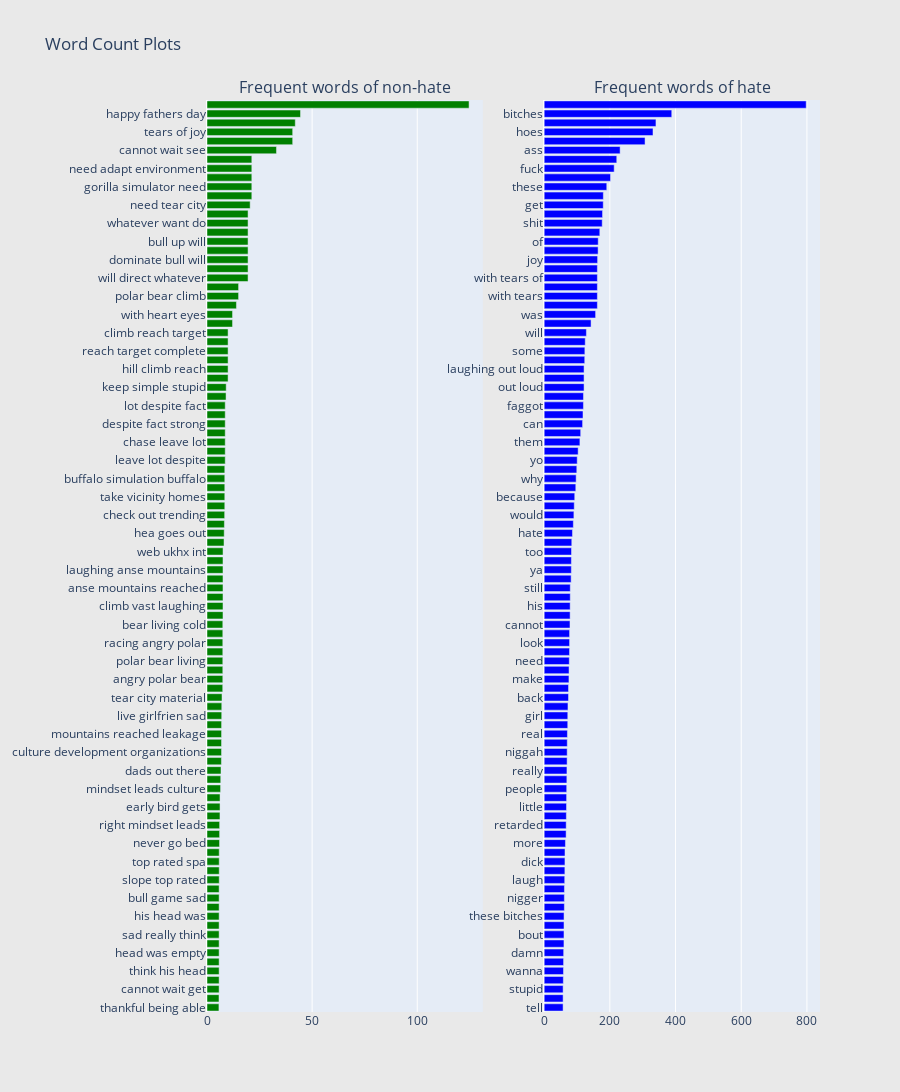

The cell this chart's notebook holds for it:
### Code cell
#only 3
fig = subplots.make_subplots(rows=1, cols=2, vertical_spacing=0.04,
                          subplot_titles=["Frequent words of non-hate", 
                                          "Frequent words of hate"])
fig.append_trace(trace0, 1, 1)
fig.append_trace(trace1, 1, 2)
fig['layout'].update(height=1200, width=900, paper_bgcolor='rgb(233,233,233)', title="Word Count Plots")
py.iplot(fig, filename='word-plots')

### Figure 1 — Plotly figure (JSON) as saved in the notebook; plotly's stock layout.template omitted (floating-point values rounded to 4 significant figures)
{"data": [{"marker": {"color": "green"}, "orientation": "h", "showlegend": false, "type": "bar", "x": [5.675, 5.701, 5.76, 5.77, 5.77, 5.77, 5.77, 5.77, 5.77, 5.77, 5.77, 5.77, 5.77, 5.77, 5.818, 5.818, 5.818, 5.818, 5.962, 6, 6.012, 6.166, 6.199, 6.199, 6.464, 6.54, 6.657, 6.852, 6.909, 6.909, 6.923, 6.941, 7, 7.022, 7.137, 7.479, 7.512, 7.512, 7.512, 7.512, 7.512, 7.512, 7.512, 7.603, 7.603, 7.603, 7.603, 7.603, 7.603, 7.603, 7.628, 8.095, 8.186, 8.276, 8.402, 8.459, 8.459, 8.459, 8.459, 8.459, 8.668, 8.668, 8.668, 8.668, 8.668, 8.668, 8.668, 9.062, 9.128, 10.03, 10.03, 10.03, 10.03, 10.03, 10.03, 12.14, 12.14, 14, 15.02, 15.02, 19.53, 19.53, 19.53, 19.53, 19.53, 19.53, 19.53, 19.53, 20.52, 21.32, 21.32, 21.32, 21.32, 21.32, 33.04, 40.75, 40.75, 41.98, 44.48, 124.6], "xaxis": "x", "y": ["thankful being able", "yes yes yes", "cannot wait get", "attack bull game", "think his head", "game sad really", "head was empty", "around city each", "sad really think", "was empty around", "his head was", "empty around city", "bull game sad", "really think his", "slope top rated", "best asian massage", "top rated spa", "park slope top", "never go bed", "bihday sexy girl", "right mindset leads", "national best friend", "early bird gets", "bird gets worm", "mindset leads culture", "homes do way", "dads out there", "living cold places", "culture development organizations", "leads culture development", "mountains reached leakage", "looking forward seeing", "live girlfrien sad", "cannot wait watch", "tear city material", "happy th bihday", "angry polar bear", "climb racing angry", "polar bear living", "racing polar bear", "racing angry polar", "climb racing polar", "bear living cold", "rooster simulation want", "climb vast laughing", "vast laughing anse", "anse mountains reached", "want climb vast", "laughing anse mountains", "simulation want climb", "web ukhx int", "time next week", "hea goes out", "task survive strong", "check out trending", "simulation buffalo take", "take vicinity homes", "vicinity homes do", "buffalo simulation buffalo", "buffalo take vicinity", "leave lot despite", "fact strong source", "chase leave lot", "attack bull chase", "despite fact strong", "bull chase leave", "lot despite fact", "fathers day fathersday", "keep simple stupid", "target complete task", "hill climb reach", "bull hill climb", "reach target complete", "complete task survive", "climb reach target", "smiling with heart", "with heart eyes", "couple having sex", "polar bear climb", "bear climb racing", "will direct whatever", "will dominate bull", "dominate bull will", "bull will direct", "bull up will", "direct whatever want", "whatever want do", "up will dominate", "need tear city", "environment need tear", "gorilla simulator need", "adapt environment need", "need adapt environment", "simulator need adapt", "cannot wait see", "with tears of", "tears of joy", "gbp get here", "happy fathers day", "laughing out loud"], "yaxis": "y"}, {"marker": {"color": "blue"}, "orientation": "h", "showlegend": false, "type": "bar", "x": [57.62, 57.68, 57.71, 58.44, 58.85, 59.16, 59.43, 60.33, 60.41, 60.5, 60.55, 61.54, 61.57, 61.79, 62.64, 63.1, 63.34, 63.5, 64.82, 66.88, 67.09, 67.63, 68.11, 68.39, 68.68, 69.13, 69.4, 69.93, 70.11, 70.43, 70.89, 71.87, 71.96, 72.55, 74.18, 74.24, 75.5, 75.86, 76.55, 77.29, 77.42, 77.45, 78.67, 79.06, 79.18, 79.47, 79.52, 82.17, 82.79, 82.9, 83.28, 84.11, 86.22, 88.91, 90.57, 91.65, 93.14, 96.34, 97.42, 99.41, 100.7, 103.5, 108.9, 111.3, 117.0, 118.3, 119.7, 119.7, 121.5, 121.5, 121.5, 123.6, 124.0, 125.1, 128.6, 142.8, 156.6, 162.1, 162.1, 162.1, 162.1, 162.1, 162.7, 164.3, 164.6, 169.5, 176.8, 177.8, 179.9, 180.2, 190.7, 202.1, 213.2, 221.1, 231.3, 307.2, 331.4, 340.4, 388.5, 797.9], "xaxis": "x2", "y": ["tell", "wit", "stupid", "crying", "wanna", "call", "damn", "had", "bout", "cunt", "these bitches", "even", "nigger", "down", "laugh", "did", "dick", "said", "more", "over", "retarded", "fag", "little", "stop", "people", "hand", "really", "me", "niggah", "being", "real", "never", "girl", "time", "back", "right", "make", "say", "need", "see", "look", "think", "cannot", "im", "his", "you", "still", "white", "ya", "man", "too", "good", "hate", "want", "would", "go", "because", "these hoes", "why", "trash", "yo", "bad", "them", "love", "can", "fucking", "faggot", "know", "out loud", "laughing out", "laughing out loud", "niggas", "some", "loud", "will", "laughing", "was", "of joy", "with tears", "tears of", "with tears of", "tears of joy", "joy", "tears", "of", "nigga", "shit", "got", "get", "no", "these", "with", "fuck", "out", "ass", "hoe", "hoes", "pussy", "bitches", "bitch"], "yaxis": "y2"}], "layout": {"annotations": [{"font": {"size": 16}, "showarrow": false, "text": "Frequent words of non-hate", "x": 0.225, "xanchor": "center", "xref": "paper", "y": 1, "yanchor": "bottom", "yref": "paper"}, {"font": {"size": 16}, "showarrow": false, "text": "Frequent words of hate", "x": 0.775, "xanchor": "center", "xref": "paper", "y": 1, "yanchor": "bottom", "yref": "paper"}], "height": 1200, "paper_bgcolor": "rgb(233,233,233)", "title": {"text": "Word Count Plots"}, "width": 900, "xaxis": {"anchor": "y", "domain": [0, 0.45]}, "xaxis2": {"anchor": "y2", "domain": [0.55, 1]}, "yaxis": {"anchor": "x", "domain": [0, 1]}, "yaxis2": {"anchor": "x2", "domain": [0, 1]}}}
